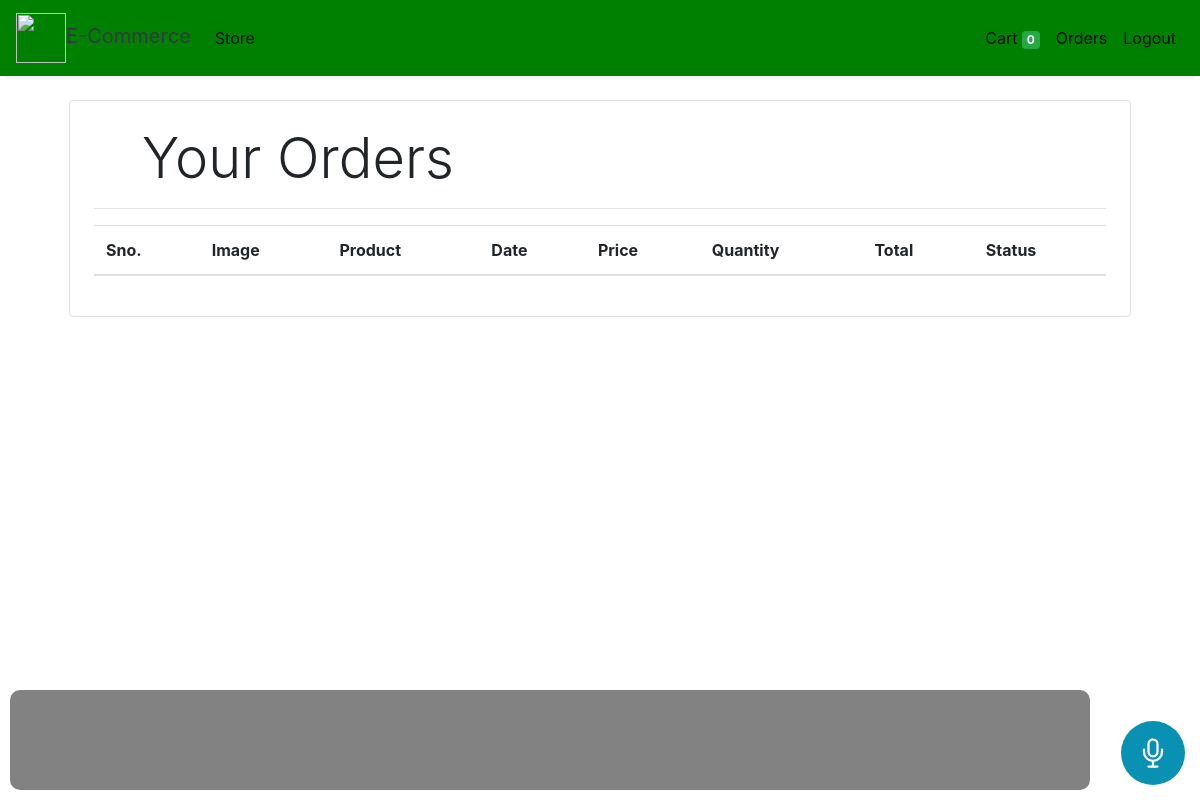
Before: /orders (signed in) with the older database file.
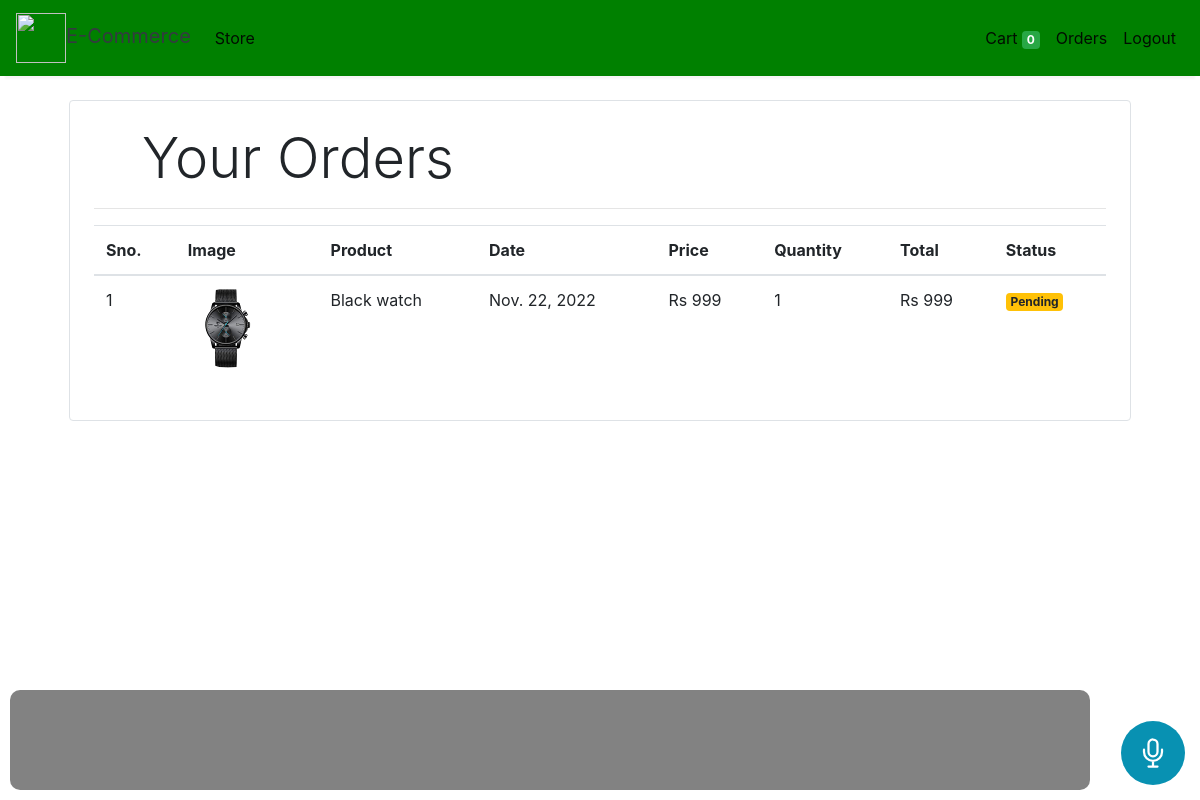
After: the same page with the newer database file.
### store/models/orders.py (models this page shows, shortened)
class Order(models.Model):
    product = models.ForeignKey(Products,
                                on_delete=models.CASCADE)
    customer = models.ForeignKey(Customer,
                                 on_delete=models.CASCADE)
    quantity = models.IntegerField(default=1)
    price = models.IntegerField()
    address = models.CharField (max_length=50, default='', blank=True)
    phone = models.CharField (max_length=50, default='', blank=True)
    date = models.DateField (default=datetime.datetime.today)
    status = models.BooleanField (default=False)
    @staticmethod
    def get_orders_by_customer(customer_id):
        return Order.objects.filter(customer=customer_id).order_by('-date')

### store/models/product.py (models this page shows, shortened)
class Products(models.Model):
    name = models.CharField(max_length=60)
    price= models.IntegerField(default=0)
    category= models.ForeignKey(Category,on_delete=models.CASCADE,default=1 ) # type: ignore
    description= models.CharField(max_length=250, default='', blank=True, null= True)
    image= models.ImageField(upload_to='uploads/products/')

### store/middlewares/auth.py (the view)
    def middleware(request):
        print(request.session.get('customer'))
        returnUrl = request.META['PATH_INFO']
        print(request.META['PATH_INFO'])
        if not request.session.get('customer'):
           return redirect(f'login?return_url={returnUrl}')
        response = get_response(request)
        return response

### store/templatetags/custom_filter.py (called while the page is built)
@register.filter(name='currency')
def currency(number):
    return "Rs "+str(number)

@register.filter(name='multiply')
def multiply(number , number1):
    return number * number1

### store/views/orders.py (called while the page is built)
    def get(self , request ):
        customer = request.session.get('customer')
        orders = Order.get_orders_by_customer(customer)
        print(orders)
        return render(request , 'orders.html'  , {'orders' : orders})

### store/templates/orders.html
{% extends 'base.html' %}
{% block content %}
{% load cart %}
{% load custom_filter %}
<div class="container">
   <div class="border rounded p-4 m-4">
        <p class="display-4 pl-4 ml-4">Your Orders</p>
        <hr>
        <table class="table">
            <thead>
                <tr>
                    <th>Sno.</th>
                    <th>Image</th>
                    <th>Product</th>
                    <th>Date</th>
                    <th>Price</th>
                    <th>Quantity</th>
                    <th>Total</th>
                    <th>Status</th>
                </tr>
            </thead>
            <tbody>
                {% for order in orders %}
                <tr>
                    <td>{{forloop.counter}}</td>
                    <td><img style="height: 80px;" class="rounded-circle" src="{{order.product.image.url}}" alt=""></td>
                    <td>{{order.product.name}}</td>
                    <td>{{order.date}}</td>
                    <td>{{order.price|currency}}</td>
                    <td>{{order.quantity}}</td>
                    <td>{{order.quantity|multiply:order.price|currency}}</td>
                    {% if order.status %}
                    <td><small class="badge badge-success">Completed</small></td>
                    {%else%}
                    <td><small class="badge badge-warning">Pending</small></td>
                    {% endif %}
                </tr>
                {% endfor %}
            </tbody>
        </table>
   </div>
</div>
{% endblock %}

### store/templates/base.html (shortened to what this page needs)
<!doctype html>
<html lang="en">
<head>
  <link rel="stylesheet" href="https://maxcdn.bootstrapcdn.com/bootstrap/4.0.0/css/bootstrap.min.css"
>
</head>
<body>
<nav class="one-edge-shadow
  navbar navbar-light
  sticky-top navbar
  navbar-expand-lg
  text-white">
    <a class="navbar-brand ms-3 text-dark " href="/">
    <link rel="stylesheet" href="https://use.fontawesome.com/releases/v5.7.0/css/all.css">
    <img src="https://www.freepnglogos.com/uploads/shopping-cart-png/shopping-cart-svg-png-icon-download-28.png" style="width:50px;height:50px; color:text-light;">E-Commerce</a>
    <div class="collapse navbar-collapse" id="navbarSupportedContent">
      <ul class="navbar-nav mr-auto">
        <li class="nav-item active">
          <a class="nav-link" href="/store">Store <span class="sr-only">(current)</span></a>
        </li>
          </ul>
      <ul class=" navbar-nav my-2 my-lg-0">
        <li class="nav-item active">
          <a class="nav-link" href="/cart">Cart
            <span class="badge badge-success">{{request.session.cart.keys|length}}</span>
            <span class="sr-only">(current)</span></a>
        </li>
        {% if request.session.customer %}
        <li class="nav-item active ">
          <a class="nav-link" href="/orders">Orders<span class="sr-only">(current)</span></a>
        </li>
        <li class="nav-item active ">
          <a class="nav-link" href="/logout">Logout<span class="sr-only">(current)</span></a>
        </li>
        {% endif %}
      </ul>
    </div>
  </nav>
  <div class="bottom not-listen" id="stog">
    <ion-icon name="mic-outline"></ion-icon>
  </div>
  <div class="text-div" id="text-div"></div>
  {% block content %}{% endblock %}
</body>
</html>

### store/templates/base.html (style rules this page uses)
nav { background-color: green; }
.one-edge-shadow { box-shadow: 0 8px 2px -5px rgb(246, 245, 245); }
.text-div { height: 100px; width: 90%; background-color: rgba(0, 0, 0, 0.492); z-index: 999; color: white; padding: 15px; display: flex; justify-content: center; align-items: center; font-size: 30px; border-radius: 10px; backdrop-filter: blur(6px); }
#text-div { position: fixed; left: 10px; bottom: 10px; transition: bottom 1s ease; }
.bottom { position: fixed; bottom: 15px; right: 15px; cursor: pointer; color: white; Z-index: 999; width: 4rem; height: 4rem; font-size: 2.25rem; line-height: 2.5rem; text-align: center; justify-content: center; align-items: center; display: flex; border-radius:100%; animation: bounce 1s infinite; }
.not-listen { background-color: rgb(8 145 178); }

Changed rows visible on the page:
added Order: product.image (picture), product.name "Black watch", date "Nov. 22, 2022", price "Rs 999", quantity "1", quantity|multiply "Rs 999", status "Pending"
